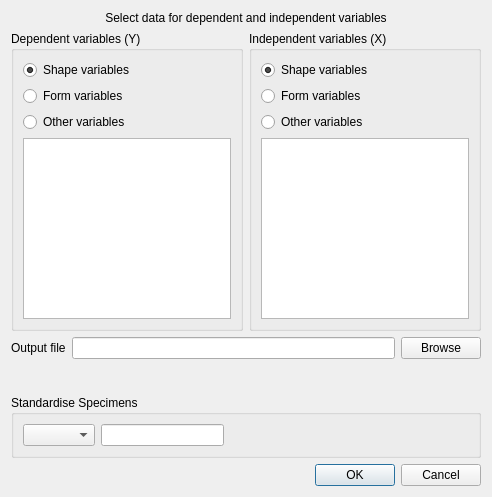
<ui version="4.0" >
 <class>RegressionDialog</class>
 <widget class="QDialog" name="RegressionDialog" >
  <property name="geometry" >
   <rect>
    <x>0</x>
    <y>0</y>
    <width>492</width>
    <height>497</height>
   </rect>
  </property>
  <property name="windowTitle" >
   <string>Multiple Multivariate Regression</string>
  </property>
  <layout class="QGridLayout" name="gridLayout_4" >
   <item row="0" column="0" colspan="2" >
    <widget class="QLabel" name="label" >
     <property name="text" >
      <string>Select data for dependent and independent variables</string>
     </property>
     <property name="alignment" >
      <set>Qt::AlignCenter</set>
     </property>
    </widget>
   </item>
   <item row="1" column="0" >
    <widget class="QGroupBox" name="groupBox" >
     <property name="title" >
      <string>Dependent variables (Y)</string>
     </property>
     <layout class="QGridLayout" name="gridLayout" >
      <item row="0" column="0" >
       <widget class="QRadioButton" name="radioButton" >
        <property name="text" >
         <string>Shape variables</string>
        </property>
        <property name="checked" >
         <bool>true</bool>
        </property>
       </widget>
      </item>
      <item row="1" column="0" >
       <widget class="QRadioButton" name="radioButton_2" >
        <property name="text" >
         <string>Form variables</string>
        </property>
       </widget>
      </item>
      <item row="2" column="0" >
       <widget class="QRadioButton" name="radioButton_3" >
        <property name="text" >
         <string>Other variables</string>
        </property>
       </widget>
      </item>
      <item row="3" column="0" >
       <widget class="QListWidget" name="listWidget" />
      </item>
     </layout>
    </widget>
   </item>
   <item row="1" column="1" >
    <widget class="QGroupBox" name="groupBox_2" >
     <property name="title" >
      <string>Independent variables (X)</string>
     </property>
     <layout class="QGridLayout" name="gridLayout_2" >
      <item row="0" column="0" >
       <widget class="QRadioButton" name="radioButton_4" >
        <property name="text" >
         <string>Shape variables</string>
        </property>
        <property name="checked" >
         <bool>true</bool>
        </property>
       </widget>
      </item>
      <item row="1" column="0" >
       <widget class="QRadioButton" name="radioButton_5" >
        <property name="text" >
         <string>Form variables</string>
        </property>
       </widget>
      </item>
      <item row="2" column="0" >
       <widget class="QRadioButton" name="radioButton_6" >
        <property name="text" >
         <string>Other variables</string>
        </property>
       </widget>
      </item>
      <item row="3" column="0" >
       <widget class="QListWidget" name="listWidget_2" />
      </item>
     </layout>
    </widget>
   </item>
   <item row="2" column="0" colspan="2" >
    <layout class="QHBoxLayout" name="horizontalLayout" >
     <item>
      <widget class="QLabel" name="label_2" >
       <property name="text" >
        <string>Output file</string>
       </property>
      </widget>
     </item>
     <item>
      <widget class="QLineEdit" name="lineEdit" />
     </item>
     <item>
      <widget class="QPushButton" name="pushButton" >
       <property name="text" >
        <string>Browse</string>
       </property>
      </widget>
     </item>
    </layout>
   </item>
   <item row="3" column="0" >
    <spacer name="verticalSpacer" >
     <property name="orientation" >
      <enum>Qt::Vertical</enum>
     </property>
     <property name="sizeHint" stdset="0" >
      <size>
       <width>20</width>
       <height>40</height>
      </size>
     </property>
    </spacer>
   </item>
   <item row="4" column="0" colspan="2" >
    <widget class="QGroupBox" name="groupBox_3" >
     <property name="title" >
      <string>Standardise Specimens</string>
     </property>
     <layout class="QGridLayout" name="gridLayout_3" >
      <item row="0" column="0" >
       <widget class="QComboBox" name="comboBox" />
      </item>
      <item row="0" column="1" >
       <widget class="QLineEdit" name="lineEdit_2" />
      </item>
      <item row="0" column="3" >
       <spacer name="horizontalSpacer" >
        <property name="orientation" >
         <enum>Qt::Horizontal</enum>
        </property>
        <property name="sizeHint" stdset="0" >
         <size>
          <width>40</width>
          <height>20</height>
         </size>
        </property>
       </spacer>
      </item>
      <item row="0" column="2" >
       <spacer name="horizontalSpacer_2" >
        <property name="orientation" >
         <enum>Qt::Horizontal</enum>
        </property>
        <property name="sizeHint" stdset="0" >
         <size>
          <width>40</width>
          <height>20</height>
         </size>
        </property>
       </spacer>
      </item>
     </layout>
    </widget>
   </item>
   <item row="5" column="0" colspan="2" >
    <widget class="QDialogButtonBox" name="buttonBox" >
     <property name="orientation" >
      <enum>Qt::Horizontal</enum>
     </property>
     <property name="standardButtons" >
      <set>QDialogButtonBox::Cancel|QDialogButtonBox::Ok</set>
     </property>
    </widget>
   </item>
  </layout>
 </widget>
 <resources/>
 <connections>
  <connection>
   <sender>buttonBox</sender>
   <signal>accepted()</signal>
   <receiver>RegressionDialog</receiver>
   <slot>accept()</slot>
   <hints>
    <hint type="sourcelabel" >
     <x>248</x>
     <y>254</y>
    </hint>
    <hint type="destinationlabel" >
     <x>157</x>
     <y>274</y>
    </hint>
   </hints>
  </connection>
  <connection>
   <sender>buttonBox</sender>
   <signal>rejected()</signal>
   <receiver>RegressionDialog</receiver>
   <slot>reject()</slot>
   <hints>
    <hint type="sourcelabel" >
     <x>316</x>
     <y>260</y>
    </hint>
    <hint type="destinationlabel" >
     <x>286</x>
     <y>274</y>
    </hint>
   </hints>
  </connection>
 </connections>
</ui>
